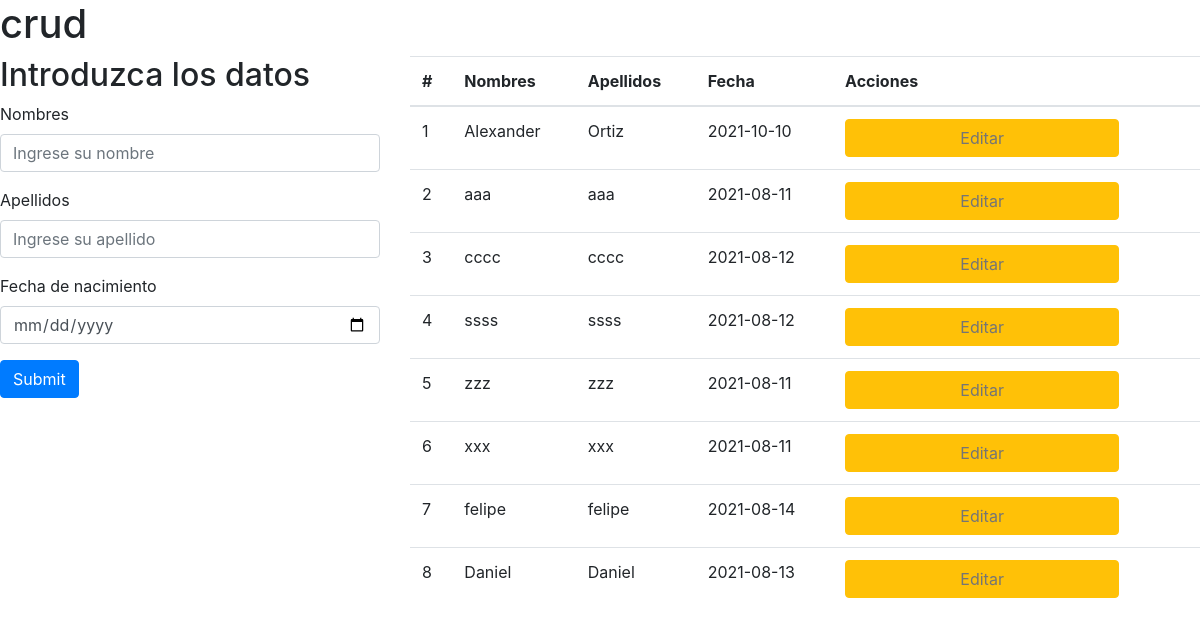
The page / on the database its author committed.
### tables this page shows
CREATE TABLE `datos` (
  `id` int(11) NOT NULL,
  `nombres` varchar(255) NOT NULL,
  `apellidos` varchar(255) NOT NULL,
  `fecha` varchar(255) NOT NULL
);

### index.php (the view, shortened to what this page needs)
<?php
$host = "localhost";
$user = "root";
$pass = "";
$db = "nuevocrud";
$con = mysqli_connect($host, $user, $pass, $db)or die(mysql_error());
$con-> set_charset("utf8");
?>
<!doctype html>
<html lang="en">
  <head>
    <link rel="stylesheet" href="https://stackpath.bootstrapcdn.com/bootstrap/4.3.1/css/bootstrap.min.css">
  </head>
  <body>
    <h1>crud</h1>
    <div class="row">
        <div class="col-md-4">
            <h2>Introduzca los datos</h2>
            <form>
                <div class="form-group">
                  <label for="exampleInputEmail1">Nombres</label>
                  <input type="text" class="form-control" id="nombres"  placeholder="Ingrese su nombre">
                </div>
                <div class="form-group">
                    <label for="exampleInputEmail1">Apellidos</label>
                    <input type="text" class="form-control" id="apellido"  placeholder="Ingrese su apellido">
                 </div>
                 <div class="form-group">
                    <label for="exampleInputEmail1">Fecha de nacimiento</label>
                    <input type="date" class="form-control" id="fecha"  placeholder="Ingrese su fecha">
                </div>
                <input type="submit" id="enviar" class="btn btn-primary" placeholder="crear"/>
              </form>
        </div>
        <div class="col-md-8">
            <table class="table">
                <thead>
                  <tr>
                    <th scope="col">#</th>
                    <th scope="col">Nombres</th>
                    <th scope="col">Apellidos</th>
                    <th scope="col">Fecha</th>
                    <th scope="col">Acciones</th>
                  </tr>
                </thead>
                <tbody>
                    <?php
                     $sql = "SELECT id, nombres, apellidos, fecha FROM datos";
                     $resultado = mysqli_query($con, $sql) or die("database error:". mysqli_error($con));
                     while( $rows = mysqli_fetch_assoc($resultado) ) {
                     ?>
                     <tr>
                        <td value="<?php echo $rows["id"]; ?>"><?php echo $rows["id"]; ?></td>
                        <td value=""><?php echo $rows["nombres"]; ?></td>
                        <td value=""><?php echo $rows["apellidos"]; ?></td>
                        <td value=""><?php echo $rows["fecha"]; ?></td>
                        <td><input  id="editar" class="btn btn-warning" placeholder="Editar"/></td>
                     </tr>
                     <?php }	?>
                </tbody>
              </table>
        </div>
    </div>
</body>
</html>

### rows shown on the page
datos: id "1", nombres "Alexander", apellidos "Ortiz", fecha "2021-10-10"
datos: id "2", nombres "aaa", apellidos "aaa", fecha "2021-08-11"
datos: id "3", nombres "cccc", apellidos "cccc", fecha "2021-08-12"
datos: id "4", nombres "ssss", apellidos "ssss", fecha "2021-08-12"
datos: id "5", nombres "zzz", apellidos "zzz", fecha "2021-08-11"
datos: id "6", nombres "xxx", apellidos "xxx", fecha "2021-08-11"
datos: id "7", nombres "felipe", apellidos "felipe", fecha "2021-08-14"
datos: id "8", nombres "Daniel", apellidos "Daniel", fecha "2021-08-13"
